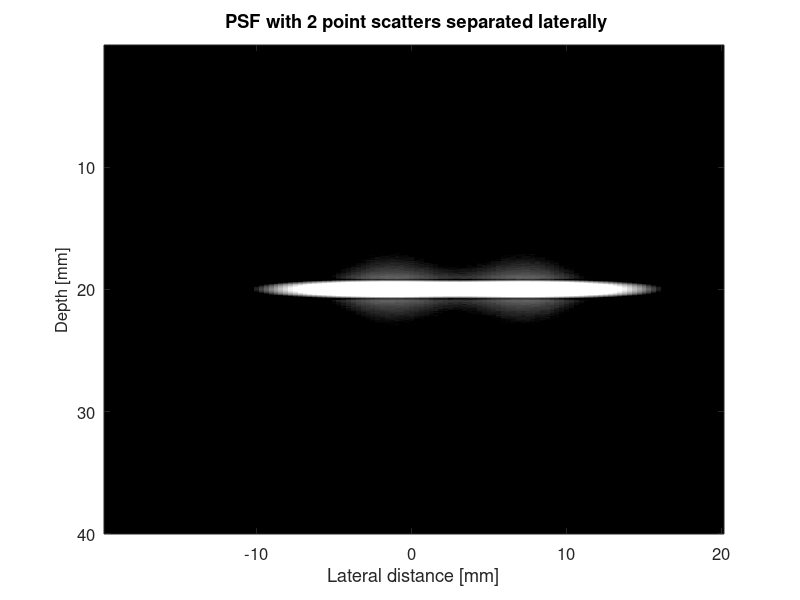
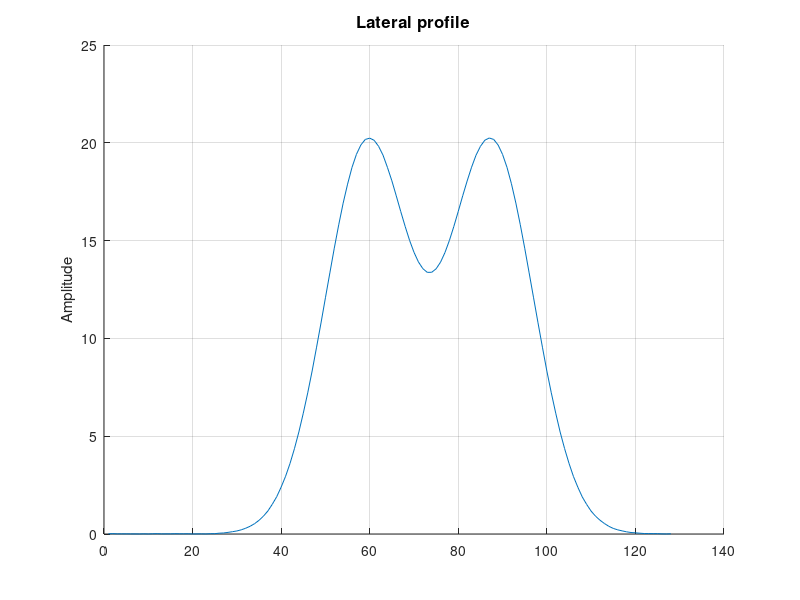

These charts were generated, in order, by the following MATLAB code: (Note: this script raises an error after producing the figures.)
% ============== Program to estimate lateral resolution ===============
clear;
clc;
close all;
% Compute the LR for beamwidths = 1mm, 5mm, 7mm
lr = 7/1000; % Beamwidth in m

c = 1540; 
fc = 3e6; 
lambda = c/fc;
fs = 10*fc;
fract_BW = 0.65;
Q = 1/fract_BW;
sample_dist = c/fs/2;
lz = ceil(0.04/sample_dist) ;

z_size = 40/1000;
z = -z_size/2 : 0.04/lz : z_size/2;            

x_size = 40/1000;

x = linspace(-x_size/2,x_size/2,128);
m = length(z);
n = 128;

% ============================ PSF ========================

BW = fract_BW * fc;
FWHM = BW/2.35;
sigzf = FWHM;
sigzt = 1/(2*pi*sigzf);
sigz = sigzt*c;
sigx = lr/2.35;                      

h = zeros(m,n);
amp = zeros(m,n);
target = zeros(m,n);

for zi = 1:m
    for xi = 1:n
        zl = z(zi);
        xl = x(xi);
        h(zi,xi) = exp(-0.5 * (zl.^2/sigz.^2 + xl.^2/sigx.^2)) * cos(2*pi*fc*zl);
    end
end
hf = fft2(h);

% ========================== TSF ==========================

amp = zeros(m,n);
 
% To vary the distance between 2 scatterers.
amp(round(m/2),60) = 10;
amp(round(m/2),88) = 10;

% figure;
% imagesc(amp);

ampf = fft2(amp);

% ======================== RF lines =========================
rfd = zeros(m,n);
rf = zeros(m,n);

rfd = hf .* ampf;
rf = fftshift(ifft2(rfd));
rf = rf + awgn(rf,40);  % uncorrelated random noise of snr 40db

rfh = abs(hilbert(rf));
B_db = 20*log10(rfh);
B_db = B_db - max(max(B_db));
B_gray = 127*(B_db +40)/40;

figure(1);
image(B_gray)
colormap(gray);
title(' PSF with 2 point scatters separated laterally','FontSize',12);
xlabel('Lateral distance [mm]','FontSize',12);
set(gca, 'XTick', [0:.25:1]*size(B_gray,2), 'XTickLabel', [linspace(-20,20,5)],'FontSize',12);
ylabel('Depth [mm]','FontSize',12);
set(gca, 'YTick', [0:0.25:1]*size(B_gray,1), 'YTickLabel', [linspace(0,40,5)],'FontSize',12);

figure(2); hold on;
plot(rfh(round(m/2),:));
title('Lateral profile', 'FontSize',12);
% xlabel('Depth [mm]');
% set(gca, 'XTick', [0:.25:1]*size(B_gray,1), 'XTickLabel', [linspace(0,40,5)]);
ylabel('Amplitude');
grid on
X = rfh(round(m/2),:);
[max1, ind1] = max(X);
X(ind1)      = -Inf;
[max2, ind2] = max(X);
X(ind2)      = -Inf;
xline([ind1 ind2], 'k', LineWidth= 1);
yline([0.7071*max(max1, max2)],'r', LineWidth= 1)

